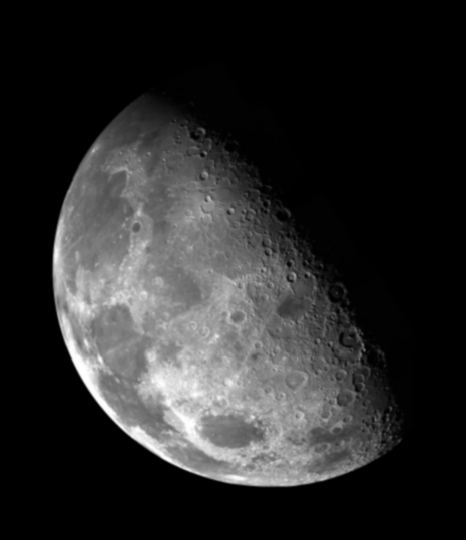
#> input picture opencv_laplacian/moon.tif, 466 x 540 px
$ python moon.py
#> lines starting #> are read from the running program, lines starting #| are printed output that depends on the picture
import cv2 as cv
import numpy as np
from scipy import ndimage

#ImgA is original picture
imgA = cv.imread('moon.tif',cv.IMREAD_GRAYSCALE)
#> imgA is the input picture: shape (540, 466); min 0, max 254, mean 42.7
ddept = -1
kerrne_size = 3
filter_laplacian1 = np.array([[0,-1,0],[-1,5,-1],[0,-1,0]],np.float32)
filter_laplacian2 = np.array([[-1,-1,-1],[-1,9,-1],[-1,-1,-1]],np.float32)
filter_laplacian3 = np.array([[0,0,0],[0,1,0],[0,0,0]],np.float32)

filter_sobel1 = np.array([[-1,-2,-1],[0,0,0],[1,2,1]],np.float32)
filter_sobel2 = np.array([[-1,0, 1],[-2,0,2],[-1,0,1]],np.float32)

#ImgB is picture output of imgA and laplacian filter
imgB = cv.filter2D(imgA,ddept,filter_laplacian2)
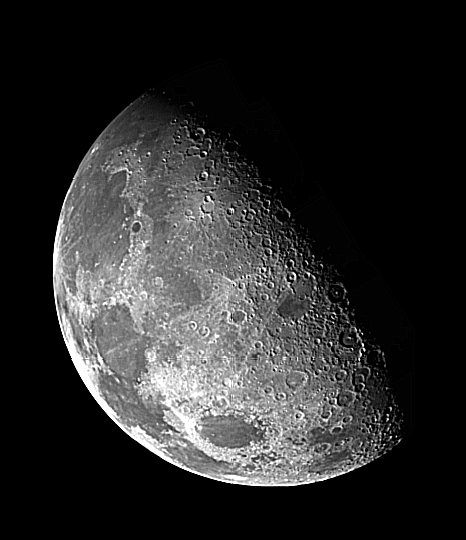
#> imgB: shape (540, 466); min 0, max 255, mean 43.1
imgB1 = cv.filter2D(imgA,ddept,filter_laplacian3)
# imgC = imgB+imgB1

height , width = imgB.shape
#> height = 540; width = 466

# [11 lines of commented-out code are left out]

imgOut = imgA+imgB
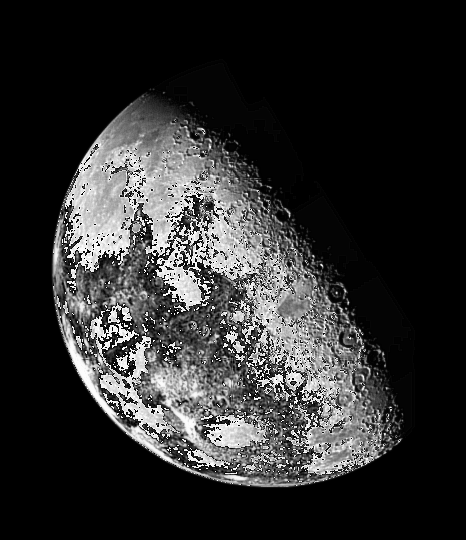
#> imgOut: shape (540, 466); min 0, max 255, mean 46

cv.imshow('input',imgA)
cv.imshow('imgB',imgB)
# cv.imshow('Output',imgC)


cv.waitKey(0)
cv.destroyAllWindows()

$ run again, with opencv_laplacian/bone.tif copied over opencv_laplacian/moon.tif
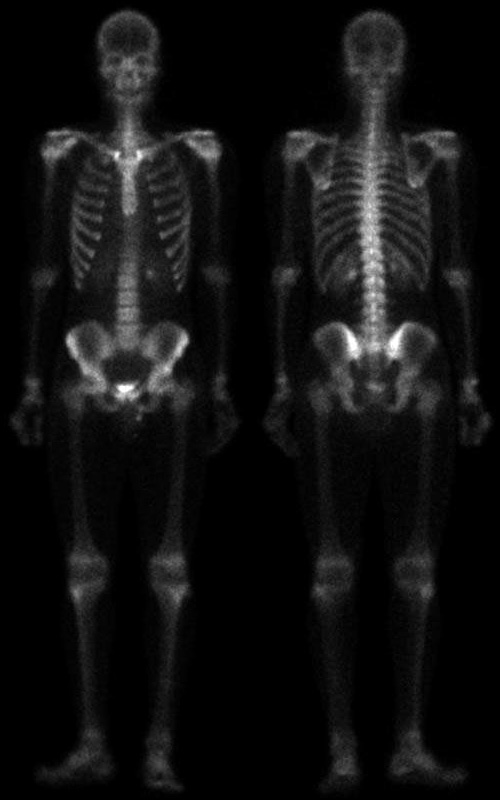
#> input picture opencv_laplacian/bone.tif, 500 x 800 px
#> imgA is the input picture: shape (800, 500); min 0, max 255, mean 17.2
#> `imgB = cv.filter2D(imgA,ddept,filter_laplacian2)`:
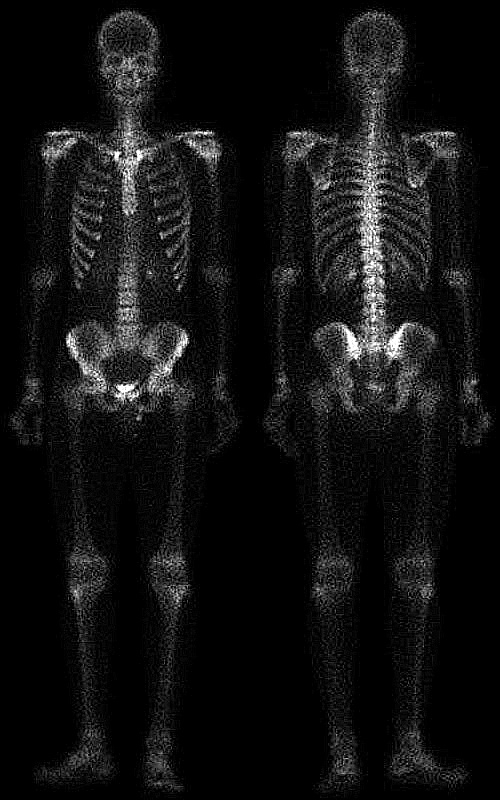
#> imgB: shape (800, 500); min 0, max 255, mean 18.2
#> `imgOut = imgA+imgB`:
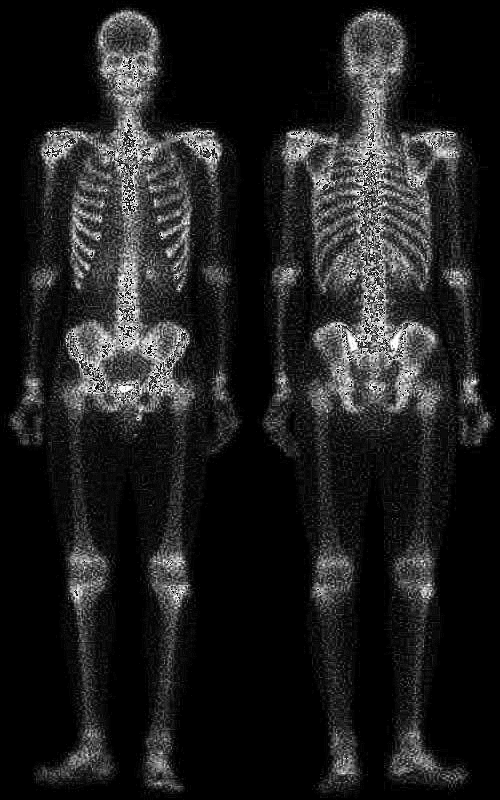
#> imgOut: shape (800, 500); min 0, max 255, mean 31

$ run again, with opencv_laplacian/pic1.PNG saved as opencv_laplacian/moon.tif
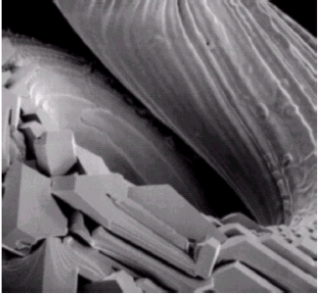
#> input picture opencv_laplacian/pic1.PNG, 320 x 294 px
#> `imgB = cv.filter2D(imgA,ddept,filter_laplacian2)`:
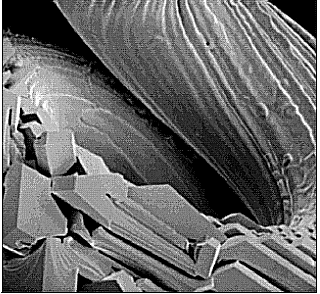
#> imgB: shape (294, 320); min 0, max 255, mean 104.5
#> `imgOut = imgA+imgB`:
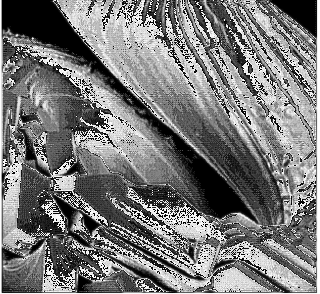
#> imgOut: shape (294, 320); min 0, max 255, mean 120.3
